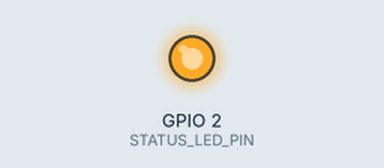
Recording of a sketch running on a simulated ESP32. On the bench: output pins drawn as LEDs (lit = HIGH). The RemoteXY app is connected.

Above: at 0.1 s.
Timing chart, 0 to 1.6 s (numbered marks = the images above):
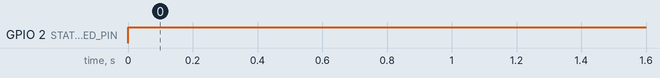

Measured:
- by itself, GPIO 2 (STATUS_LED_PIN): LOW → HIGH at 0.00 s

The sketch:

ESP32_ALARM_TAG.ino
```cpp
/*
 *  ____________________________________________________
 * |                                                    |
 * |    ███████╗  █████╗  ██████╗                       |
 * |    ██╔════╝ ██╔══██╗ ██╔══██╗                      |
 * |    ███████╗ ╚█████╔╝ ██████╔╝                      |
 * |    ╚════██║ ██╔══██╗ ██╔══██╗                      |
 * |    ███████║ ╚█████╔╝ ██║  ██║                      |
 * |    ╚══════╝  ╚════╝  ╚═╝  ╚═╝                      |
 * |                                                    |
 * |  PROJECT   : ESP32_ALARM_TAG                       |
 * |  VERSION   : S8R.0K                                |
 * |  DEVELOPER : S8R                                   |
 * |  DATE      : 2026-10-07                            |
 * |____________________________________________________|
 */


#define REMOTEXY_MODE__ESP32CORE_BLE
#include <BLEDevice.h>
#define REMOTEXY_BLUETOOTH_NAME "ESP32_Alarm_Tag"
#include <RemoteXY.h>

// ============== إعدادات الأطراف ==============
#define BUZZER_PIN 4
#define STATUS_LED_PIN 2 // LED حالة الاتصال

// ============== إعدادات النغمات القوية ==============
#define TONE_ALARM 6000 // أعلى صوت ممكن
#define TONE_DISCONNECTED 4500 // نغمة قوية لفصل الاتصال

// RemoteXY GUI configuration
#pragma pack(push, 1)
uint8_t const PROGMEM RemoteXY_CONF_PROGMEM[] =
{ 255,2,0,1,0,63,0,19,0,0,0,0,31,1,106,200,1,1,3,0,
1,39,82,24,24,0,1,31,0,2,30,31,44,22,0,2,26,31,31,216,
170,216,180,216,186,217,138,217,132,0,216,167,216,186,217,132,216,167,217,130,
0,70,43,132,18,18,16,26,37,0 };

struct {
uint8_t alarm_btn;
uint8_t arm_switch;
uint8_t alarm_led;
uint8_t connect_flag;
} RemoteXY;
#pragma pack(pop)

// ============== متغيرات الحالة ==============
enum AlarmState {
STATE_IDLE,
STATE_ARMED_SAFE,
STATE_ALARM_MANUAL,
STATE_ALARM_DISCONNECTED
};

AlarmState currentState = STATE_IDLE;

// ============== تحديد الحالة ==============
void updateState() {

if (!RemoteXY.connect_flag) {
currentState = STATE_ALARM_DISCONNECTED;
return;
}

if (!RemoteXY.arm_switch) {
currentState = STATE_IDLE;
return;
}

currentState = (RemoteXY.alarm_btn) ? STATE_ALARM_MANUAL : STATE_ARMED_SAFE;
}

void updateBuzzer() {

switch (currentState) {

case STATE_IDLE:
case STATE_ARMED_SAFE:
noTone(BUZZER_PIN);
break;

case STATE_ALARM_MANUAL:
tone(BUZZER_PIN, TONE_ALARM);
 break;

case STATE_ALARM_DISCONNECTED:
tone(BUZZER_PIN, TONE_DISCONNECTED);
break;
}
}

// ============== تحديث المؤشرات ==============
void updateIndicators() {

RemoteXY.alarm_led = (currentState == STATE_ALARM_MANUAL ||
currentState == STATE_ALARM_DISCONNECTED) ? 1 : 0;

digitalWrite(STATUS_LED_PIN, RemoteXY.connect_flag ? HIGH : LOW);
}

// ============== Setup ==============
void setup() {
pinMode(BUZZER_PIN, OUTPUT);
pinMode(STATUS_LED_PIN, OUTPUT);
digitalWrite(STATUS_LED_PIN, LOW);

RemoteXY_Init();
}

// ============== Loop ==============
void loop() {
RemoteXY_Handler();

updateState();
updateBuzzer();
updateIndicators();
}
```
